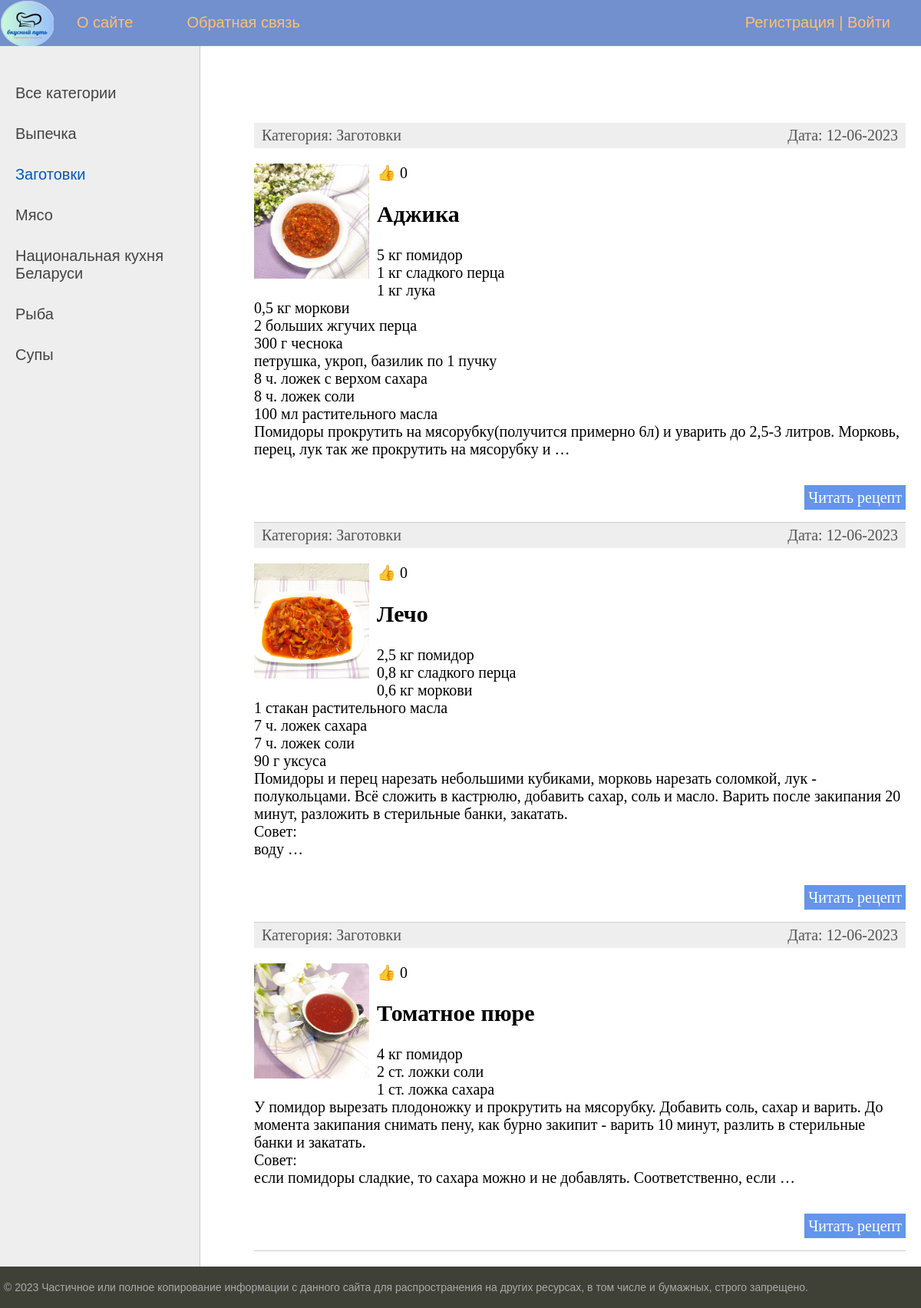
The app's page /category/zagotovki/ with its own data.
### delicious_way/models.py (models this page shows, shortened)
class Category(models.Model):
    name = models.CharField(max_length=100, db_index=True, verbose_name='Категория')
    slug = models.SlugField(max_length=255, unique=True, db_index=True, verbose_name="URL")
    def __str__(self):
        return self.name
    def get_absolute_url(self):
        return reverse('category', kwargs={'cat_slug': self.slug})
    class Meta:
        verbose_name = 'Категория'
        verbose_name_plural = 'Категории'
        ordering = ['id']

class DeliciousWay(models.Model):
    title = models.CharField(max_length=255, verbose_name="Заголовок")
    slug = models.SlugField(max_length=255, unique=True, db_index=True, verbose_name="URL")
    content = models.TextField(blank=True, verbose_name="Текст статьи")
    photo = models.ImageField(upload_to="photos/%Y/%m/%d/", verbose_name="Фото")
    likes = models.PositiveIntegerField(default=0)
    time_create = models.DateTimeField(auto_now_add=True, verbose_name="Время создания")
    time_update = models.DateTimeField(auto_now=True, verbose_name="Время изменения")
    is_published = models.BooleanField(default=True, verbose_name="Публикация")
    cat = models.ForeignKey('Category', on_delete=models.PROTECT, verbose_name="Категории")
    def get_absolute_url(self):
        return reverse('post', kwargs={'post_slug': self.slug})
    class Meta:
        verbose_name = 'Вкусный путь джуна-питониста'
        verbose_name_plural = 'Вкусный путь джуна-питониста'
        ordering = ['id']

### delicious_way/views.py (the view)
# urls.py: path('category/<slug:cat_slug>/', DeliciousWayCategory.as_view(), name='category'),
class DeliciousWayCategory(DataMixin, ListView):
    model = DeliciousWay
    template_name = 'delicious_way/index.html'
    context_object_name = 'posts'
    allow_empty = False
    def get_queryset(self):
        return DeliciousWay.objects.filter(cat__slug=self.kwargs['cat_slug'], is_published=True).select_related('cat')
    def get_context_data(self, *, object_list=None, **kwargs):
        context = super().get_context_data(**kwargs)
        c = Category.objects.get(slug=self.kwargs['cat_slug'])
        c_def = self.get_user_context(title='Категория - ' + str(c.name),
                                      cat_selected=c.pk)
        return dict(list(context.items()) + list(c_def.items()))

### delicious_way/utils.py (called while the page is built)
    def get_user_context(self, **kwargs):
        context = kwargs
        cats = Category.objects.annotate(Count('deliciousway'))
        user_menu = menu.copy()
        if not self.request.user.is_authenticated:
            user_menu.pop(1)
        context['menu'] = user_menu
        context['cats'] = cats
        if 'cat_selected' not in context:
            context['cat_selected'] = 0
        return context

### delicious_way/templates/delicious_way/index.html (shortened to what this page needs)
{% extends 'delicious_way/base.html' %}
{% block content %}
<ul class="list-articles">
	{% for p in posts %}
			<li><div class="article-panel">
         <p class="first">Категория: {{p.cat}}</p>
         <p class="last">Дата: {{p.time_update|date:"d-m-Y"}}</p>
</div>
{% if p.photo %}
         <p><img class="img-article-left thumb" src="{{p.photo.url}}"></p>
{% endif %}
<p>{{ '👍' }} {{ p.likes }}</p>
				<h2>{{p.title}}</h2>
	{% autoescape on %}
	{{p.content|linebreaks|truncatewords:50}}
	{% endautoescape %}
			<p class="link-read-post"><a href="{{ p.get_absolute_url }}">Читать рецепт</a></p>
			</li>
	{% endfor %}
</ul>
{% endblock %}

### delicious_way/templates/delicious_way/base.html (shortened to what this page needs)
{% load static %}
{% load delicious_way_tags %}
<!DOCTYPE html>
<html>
<head>
	<link type="text/css" href="{% static 'delicious_way/css/styles.css' %}" rel="stylesheet" />
</head>
<body>
<table class="table-page" border=0 cellpadding="0" cellspacing="0">
<tr><td valign=top>
{% block mainmenu %}
		<div class="header">
			<ul id="mainmenu" class="mainmenu">
			<li class="logo"><a href="{% url 'home' %}"><div class="logo"></div></a></li>
{% for m in menu %}
			<li><a href="{% url m.url_name %}">{{m.title}}</a></li>
{% endfor %}
			{% if request.user.is_authenticated %}
			<li class="last"> {{user.username}} | <a href="{% url 'logout' %}">Выйти</a></li>
			{% else %}
			<li class="last"><a href="{% url 'register' %}">Регистрация</a> | <a href="{% url 'login' %}">Войти</a></li>
			{% endif %}
			</ul>
		</div>
{% endblock mainmenu %}
<table class="table-content" border=0 cellpadding="0" cellspacing="0">
<tr>
	<td valign="top" class="left-chapters">
	<ul id="leftchapters">
{% if cat_selected == 0 %}
                   <li class="selected">Все категории</li>
{% else %}
                   <li><a href="{% url 'home' %}">Все категории</a></li>
{% endif %}
{% for c in cats %}
{% if c.deliciousway__count > 0 %}
         {% if c.pk == cat_selected %}
                   <li class="selected">{{c.name}}</li>
         {% else %}
                   <li><a href="{{ c.get_absolute_url }}">{{c.name}}</a></li>
         {% endif %}
{% endif %}
{% endfor %}
	</ul>
</td>
<td valign="top" class="content">
	<div class="content-text">
{% block content %}
{% endblock %}
	</div>
</td></tr></table>
</td></tr>
<tr><td valign=top>
	<div id="footer">
		<p>&copy; 2023 Частичное или полное копирование информации с данного сайта для распространения на других ресурсах, в том числе и бумажных, строго запрещено.</p>
	</div>
</td></tr></table>
</body>
</html>

### delicious_way/static/delicious_way/css/styles.css (style rules this page uses)
html, body { font-family: 'Arial'; margin: 0; padding: 0; height: 100%; width: 100%; color: #444; }
a { color: #0059b2; text-decoration: none; }
img { max-width: 600px; height: auto; }
img.img-article-left { max-width: 300px; height: auto; float: left; padding: 0 10px 10px 0; }
img.img-article-left.thumb { max-width: 150px; height: auto; }
p.link-read-post { text-align: right; }
p.link-read-post a { padding: 5px; min-width: 100px; background: #6495ED; color: #fff; text-decoration: none; }
div.article-panel { background: #eee; padding: 5px 10px 5px 10px; box-sizing: border-box; overflow: hidden; color: #555; }
div.article-panel p.first { margin: 0; float: left; }
div.article-panel p.last { margin: 0; float: right; }
ul.list-articles { list-style: none; margin: 0; padding: 0; }
ul.list-articles li { border-bottom: 1px solid #ccc; }
.table-page { width: 100%; height: 100%; vertical-align: top; }
.table-page tr { height: 100%; }
.header { background: #728FCE; height: 60px; }
.logo { background: url('../images/my_logo_new.png') no-repeat 1px 1px; width: 70px; height: 60px; }
ul.mainmenu { list-style: none; margin: 0; padding: 0; height: 60px; color: #fdc073; font-size: 20px; overflow: hidden; }
ul.mainmenu li { float: left; margin: 18px 40px 0 30px; }
ul.mainmenu li.logo { margin: 0; }
ul.mainmenu li.last { float: right; }
ul.mainmenu li a { color: #fdc073; text-decoration: none; }
.table-content { width: 100%; min-height: 100%; height: 100%; }
.left-chapters { margin: 0; background: #eee; border-right: 1px solid #ccc; min-height: 100%; }
.left-chapters ul { width: 230px; min-height: 100%; margin: 0; padding: 20px 10px 10px 20px; list-style: none; font-size: 20px; }
.left-chapters ul li { margin: 30px 0 0 0; color: #999; }
.left-chapters ul li.selected { color: #0059b2; }
.left-chapters ul li a { color: #444; text-decoration: none; }
.content { padding: 40px 20px 20px 40px; width: 100%; box-sizing: border-box; }
.content-text { margin: 60px 0 0 30px; color: #000; font-size: 20px; font-family: Yandex Sans Display Light; }
#footer { box-sizing: border-box; background: #3F4137; padding: 5px; color: #aaa; font-size: 14px; font-family: Verdana, Geneva, Arial, Helvetica; text-align: left; overflow: hidden; }

### records on screen
Category: name "Выпечка"
Category: name "Заготовки"
Category: name "Мясо"
Category: name "Национальная кухня Беларуси"
Category: name "Рыба"
Category: name "Супы"
DeliciousWay: cat "Заготовки", time_update "12-06-2023", photo (picture), value "👍", likes "0", title "Аджика", content "5 кг помидор 1 кг сладкого перца 1 кг лука 0,5 кг моркови 2 больших жгучих перца 300 г чеснока петрушка, укроп, базилик по 1 пучку 8 ч. ложек с верхом сахара 8 ч. ложек соли 100 мл растительного масла Помидоры прокрутить на мясорубку(получится примерно 6л) и уварить до 2,5-3 литров. Морковь, перец, лук так же прокрутить на мясорубку и …"
DeliciousWay: cat "Заготовки", time_update "12-06-2023", photo (picture), value "👍", likes "0", title "Лечо", content "2,5 кг помидор 0,8 кг сладкого перца 0,6 кг моркови 1 стакан растительного масла 7 ч. ложек сахара 7 ч. ложек соли 90 г уксуса Помидоры и перец нарезать небольшими кубиками, морковь нарезать соломкой, лук - полукольцами. Всё сложить в кастрюлю, добавить сахар, соль и масло. Варить после закипания 20 минут, разложить в стерильные банки, закатать. Совет: воду …"
DeliciousWay: cat "Заготовки", time_update "12-06-2023", photo (picture), value "👍", likes "0", title "Томатное пюре", content "4 кг помидор 2 ст. ложки соли 1 ст. ложка сахара У помидор вырезать плодоножку и прокрутить на мясорубку. Добавить соль, сахар и варить. До момента закипания снимать пену, как бурно закипит - варить 10 минут, разлить в стерильные банки и закатать. Совет: если помидоры сладкие, то сахара можно и не добавлять. Соответственно, если …"

### other values on screen
{{ m.title }} "О сайте" "Обратная связь"
